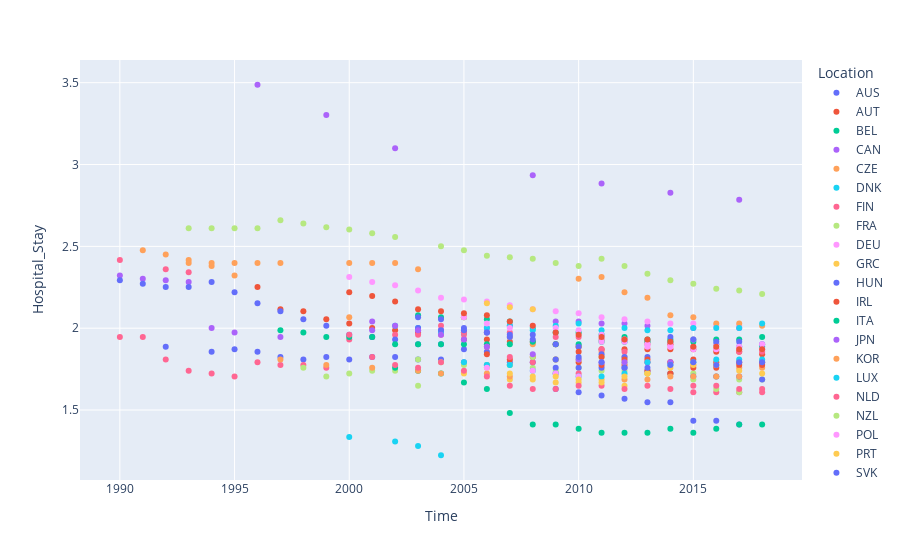

Notebook code for this chart:
### Code cell
fig = px.scatter(df_hihs_log, x="Time", y="Hospital_Stay", color="Location", hover_data=['Time', "Location"])
fig.show()

### Figure 1 — Plotly figure (JSON) as saved in the notebook; plotly's stock layout.template omitted (floating-point values rounded to 4 significant figures)
{"data": [{"customdata": [["AUS"], ["AUS"], ["AUS"], ["AUS"], ["AUS"], ["AUS"], ["AUS"], ["AUS"], ["AUS"], ["AUS"], ["AUS"], ["AUS"], ["AUS"], ["AUS"], ["AUS"], ["AUS"], ["AUS"], ["AUS"], ["AUS"], ["AUS"], ["AUS"], ["AUS"], ["AUS"]], "hovertemplate": "Location=%{customdata[0]}<br>Time=%{x}<br>Hospital_Stay=%{y}<extra></extra>", "legendgroup": "AUS", "marker": {"color": "#636efa", "symbol": "circle"}, "mode": "markers", "name": "AUS", "orientation": "v", "showlegend": true, "type": "scatter", "x": [1992, 1994, 1995, 1996, 1997, 1998, 1999, 2000, 2001, 2002, 2003, 2004, 2005, 2006, 2009, 2010, 2011, 2012, 2013, 2014, 2015, 2016, 2017], "xaxis": "x", "y": [1.887, 1.856, 1.872, 1.856, 1.825, 1.808, 1.825, 1.808, 1.825, 1.825, 1.808, 1.808, 1.792, 1.775, 1.629, 1.609, 1.589, 1.569, 1.548, 1.548, 1.435, 1.435, 1.411], "yaxis": "y"}, {"customdata": [["AUT"], ["AUT"], ["AUT"], ["AUT"], ["AUT"], ["AUT"], ["AUT"], ["AUT"], ["AUT"], ["AUT"], ["AUT"], ["AUT"], ["AUT"], ["AUT"], ["AUT"], ["AUT"], ["AUT"], ["AUT"], ["AUT"], ["AUT"], ["AUT"], ["AUT"], ["AUT"]], "hovertemplate": "Location=%{customdata[0]}<br>Time=%{x}<br>Hospital_Stay=%{y}<extra></extra>", "legendgroup": "AUT", "marker": {"color": "#EF553B", "symbol": "circle"}, "mode": "markers", "name": "AUT", "orientation": "v", "showlegend": true, "type": "scatter", "x": [1996, 1997, 1998, 1999, 2000, 2001, 2002, 2003, 2004, 2005, 2006, 2007, 2008, 2009, 2010, 2011, 2012, 2013, 2014, 2015, 2016, 2017, 2018], "xaxis": "x", "y": [2.251, 2.116, 2.104, 2.054, 2.028, 2.001, 1.988, 1.974, 1.974, 1.932, 1.932, 1.917, 1.917, 1.902, 1.887, 1.872, 1.872, 1.872, 1.872, 1.872, 1.856, 1.856, 1.841], "yaxis": "y"}, {"customdata": [["BEL"], ["BEL"], ["BEL"], ["BEL"], ["BEL"], ["BEL"], ["BEL"], ["BEL"], ["BEL"], ["BEL"], ["BEL"], ["BEL"], ["BEL"], ["BEL"], ["BEL"], ["BEL"]], "hovertemplate": "Location=%{customdata[0]}<br>Time=%{x}<br>Hospital_Stay=%{y}<extra></extra>", "legendgroup": "BEL", "marker": {"color": "#00cc96", "symbol": "circle"}, "mode": "markers", "name": "BEL", "orientation": "v", "showlegend": true, "type": "scatter", "x": [2003, 2004, 2005, 2006, 2007, 2008, 2009, 2010, 2011, 2012, 2013, 2014, 2015, 2016, 2017, 2018], "xaxis": "x", "y": [2.079, 2.067, 2.067, 2.054, 2.041, 2.001, 1.974, 1.974, 1.96, 1.946, 1.932, 1.932, 1.917, 1.902, 1.887, 1.887], "yaxis": "y"}, {"customdata": [["CAN"], ["CAN"], ["CAN"], ["CAN"], ["CAN"], ["CAN"], ["CAN"], ["CAN"], ["CAN"], ["CAN"], ["CAN"], ["CAN"], ["CAN"], ["CAN"], ["CAN"], ["CAN"], ["CAN"], ["CAN"], ["CAN"], ["CAN"]], "hovertemplate": "Location=%{customdata[0]}<br>Time=%{x}<br>Hospital_Stay=%{y}<extra></extra>", "legendgroup": "CAN", "marker": {"color": "#ab63fa", "symbol": "circle"}, "mode": "markers", "name": "CAN", "orientation": "v", "showlegend": true, "type": "scatter", "x": [1990, 1991, 1992, 1993, 1994, 1995, 1997, 2001, 2003, 2004, 2005, 2006, 2007, 2009, 2010, 2011, 2012, 2013, 2015, 2017], "xaxis": "x", "y": [2.322, 2.303, 2.293, 2.282, 2.001, 1.974, 1.946, 1.988, 1.988, 1.988, 1.974, 2.001, 2.015, 2.041, 2.041, 2.028, 2.028, 2.015, 2.001, 2.001], "yaxis": "y"}, {"customdata": [["CZE"], ["CZE"], ["CZE"], ["CZE"], ["CZE"], ["CZE"], ["CZE"], ["CZE"], ["CZE"], ["CZE"], ["CZE"], ["CZE"], ["CZE"], ["CZE"], ["CZE"], ["CZE"], ["CZE"], ["CZE"], ["CZE"]], "hovertemplate": "Location=%{customdata[0]}<br>Time=%{x}<br>Hospital_Stay=%{y}<extra></extra>", "legendgroup": "CZE", "marker": {"color": "#FFA15A", "symbol": "circle"}, "mode": "markers", "name": "CZE", "orientation": "v", "showlegend": true, "type": "scatter", "x": [1991, 1992, 1993, 1994, 1995, 2000, 2005, 2007, 2008, 2009, 2010, 2011, 2012, 2013, 2014, 2015, 2016, 2017, 2018], "xaxis": "x", "y": [2.477, 2.451, 2.416, 2.38, 2.322, 2.067, 2.067, 1.946, 1.902, 1.902, 1.887, 1.856, 1.825, 1.792, 1.792, 1.775, 1.775, 1.758, 1.758], "yaxis": "y"}, {"customdata": [["DNK"], ["DNK"], ["DNK"], ["DNK"]], "hovertemplate": "Location=%{customdata[0]}<br>Time=%{x}<br>Hospital_Stay=%{y}<extra></extra>", "legendgroup": "DNK", "marker": {"color": "#19d3f3", "symbol": "circle"}, "mode": "markers", "name": "DNK", "orientation": "v", "showlegend": true, "type": "scatter", "x": [2000, 2002, 2003, 2004], "xaxis": "x", "y": [1.335, 1.308, 1.281, 1.224], "yaxis": "y"}, {"customdata": [["FIN"], ["FIN"], ["FIN"], ["FIN"], ["FIN"], ["FIN"], ["FIN"], ["FIN"], ["FIN"], ["FIN"], ["FIN"], ["FIN"], ["FIN"], ["FIN"], ["FIN"], ["FIN"], ["FIN"], ["FIN"], ["FIN"], ["FIN"], ["FIN"], ["FIN"], ["FIN"], ["FIN"], ["FIN"], ["FIN"], ["FIN"], ["FIN"]], "hovertemplate": "Location=%{customdata[0]}<br>Time=%{x}<br>Hospital_Stay=%{y}<extra></extra>", "legendgroup": "FIN", "marker": {"color": "#FF6692", "symbol": "circle"}, "mode": "markers", "name": "FIN", "orientation": "v", "showlegend": true, "type": "scatter", "x": [1990, 1991, 1992, 1993, 1994, 1995, 1996, 1997, 1998, 1999, 2000, 2001, 2002, 2003, 2004, 2005, 2006, 2007, 2009, 2010, 2011, 2012, 2013, 2014, 2015, 2016, 2017, 2018], "xaxis": "x", "y": [1.946, 1.946, 1.808, 1.74, 1.723, 1.705, 1.792, 1.775, 1.775, 1.758, 1.932, 1.946, 1.96, 1.96, 1.96, 1.96, 1.974, 1.974, 1.946, 1.946, 1.932, 1.932, 1.917, 1.902, 1.887, 1.872, 1.856, 1.856], "yaxis": "y"}, {"customdata": [["FRA"], ["FRA"], ["FRA"], ["FRA"], ["FRA"], ["FRA"], ["FRA"], ["FRA"], ["FRA"], ["FRA"], ["FRA"], ["FRA"], ["FRA"], ["FRA"], ["FRA"], ["FRA"], ["FRA"], ["FRA"], ["FRA"], ["FRA"], ["FRA"]], "hovertemplate": "Location=%{customdata[0]}<br>Time=%{x}<br>Hospital_Stay=%{y}<extra></extra>", "legendgroup": "FRA", "marker": {"color": "#B6E880", "symbol": "circle"}, "mode": "markers", "name": "FRA", "orientation": "v", "showlegend": true, "type": "scatter", "x": [1998, 1999, 2000, 2001, 2002, 2003, 2004, 2005, 2006, 2007, 2008, 2009, 2010, 2011, 2012, 2013, 2014, 2015, 2016, 2017, 2018], "xaxis": "x", "y": [1.758, 1.705, 1.723, 1.74, 1.74, 1.808, 1.792, 1.775, 1.775, 1.775, 1.758, 1.74, 1.758, 1.74, 1.74, 1.723, 1.723, 1.723, 1.705, 1.686, 1.686], "yaxis": "y"}, {"customdata": [["DEU"], ["DEU"], ["DEU"], ["DEU"], ["DEU"], ["DEU"], ["DEU"], ["DEU"], ["DEU"], ["DEU"], ["DEU"], ["DEU"], ["DEU"], ["DEU"], ["DEU"], ["DEU"], ["DEU"], ["DEU"]], "hovertemplate": "Location=%{customdata[0]}<br>Time=%{x}<br>Hospital_Stay=%{y}<extra></extra>", "legendgroup": "DEU", "marker": {"color": "#FF97FF", "symbol": "circle"}, "mode": "markers", "name": "DEU", "orientation": "v", "showlegend": true, "type": "scatter", "x": [2000, 2001, 2002, 2003, 2004, 2005, 2006, 2007, 2008, 2009, 2010, 2011, 2012, 2013, 2014, 2015, 2016, 2017], "xaxis": "x", "y": [2.313, 2.282, 2.262, 2.23, 2.186, 2.175, 2.163, 2.14, 2.116, 2.104, 2.092, 2.067, 2.054, 2.041, 2.028, 2.028, 2.015, 2.015], "yaxis": "y"}, {"customdata": [["GRC"], ["GRC"], ["GRC"], ["GRC"], ["GRC"], ["GRC"], ["GRC"], ["GRC"], ["GRC"], ["GRC"]], "hovertemplate": "Location=%{customdata[0]}<br>Time=%{x}<br>Hospital_Stay=%{y}<extra></extra>", "legendgroup": "GRC", "marker": {"color": "#FECB52", "symbol": "circle"}, "mode": "markers", "name": "GRC", "orientation": "v", "showlegend": true, "type": "scatter", "x": [2005, 2006, 2007, 2008, 2009, 2010, 2011, 2012, 2013, 2014], "xaxis": "x", "y": [1.723, 1.758, 1.686, 1.686, 1.668, 1.668, 1.686, 1.649, 1.723, 1.723], "yaxis": "y"}, {"customdata": [["HUN"], ["HUN"], ["HUN"], ["HUN"], ["HUN"], ["HUN"], ["HUN"], ["HUN"], ["HUN"], ["HUN"], ["HUN"], ["HUN"], ["HUN"], ["HUN"], ["HUN"], ["HUN"], ["HUN"], ["HUN"], ["HUN"], ["HUN"], ["HUN"], ["HUN"], ["HUN"], ["HUN"], ["HUN"], ["HUN"], ["HUN"], ["HUN"], ["HUN"]], "hovertemplate": "Location=%{customdata[0]}<br>Time=%{x}<br>Hospital_Stay=%{y}<extra></extra>", "legendgroup": "HUN", "marker": {"color": "#636efa", "symbol": "circle"}, "mode": "markers", "name": "HUN", "orientation": "v", "showlegend": true, "type": "scatter", "x": [1990, 1991, 1992, 1993, 1994, 1995, 1996, 1997, 1998, 1999, 2000, 2001, 2002, 2003, 2004, 2005, 2006, 2007, 2008, 2009, 2010, 2011, 2012, 2013, 2014, 2015, 2016, 2017, 2018], "xaxis": "x", "y": [2.293, 2.272, 2.251, 2.251, 2.282, 2.219, 2.152, 2.104, 2.054, 2.015, 1.96, 1.946, 1.932, 1.902, 1.902, 1.872, 1.856, 1.792, 1.792, 1.758, 1.758, 1.758, 1.758, 1.74, 1.723, 1.705, 1.705, 1.705, 1.686], "yaxis": "y"}, {"customdata": [["IRL"], ["IRL"], ["IRL"], ["IRL"], ["IRL"], ["IRL"], ["IRL"], ["IRL"], ["IRL"], ["IRL"], ["IRL"], ["IRL"], ["IRL"]], "hovertemplate": "Location=%{customdata[0]}<br>Time=%{x}<br>Hospital_Stay=%{y}<extra></extra>", "legendgroup": "IRL", "marker": {"color": "#EF553B", "symbol": "circle"}, "mode": "markers", "name": "IRL", "orientation": "v", "showlegend": true, "type": "scatter", "x": [2006, 2007, 2008, 2009, 2010, 2011, 2012, 2013, 2014, 2015, 2016, 2017, 2018], "xaxis": "x", "y": [1.841, 1.808, 1.825, 1.808, 1.792, 1.775, 1.775, 1.74, 1.723, 1.758, 1.758, 1.775, 1.775], "yaxis": "y"}, {"customdata": [["ITA"], ["ITA"], ["ITA"], ["ITA"], ["ITA"], ["ITA"], ["ITA"], ["ITA"], ["ITA"], ["ITA"], ["ITA"], ["ITA"], ["ITA"], ["ITA"], ["ITA"], ["ITA"], ["ITA"], ["ITA"], ["ITA"], ["ITA"], ["ITA"], ["ITA"]], "hovertemplate": "Location=%{customdata[0]}<br>Time=%{x}<br>Hospital_Stay=%{y}<extra></extra>", "legendgroup": "ITA", "marker": {"color": "#00cc96", "symbol": "circle"}, "mode": "markers", "name": "ITA", "orientation": "v", "showlegend": true, "type": "scatter", "x": [1997, 1998, 1999, 2000, 2001, 2002, 2003, 2004, 2005, 2006, 2007, 2008, 2009, 2010, 2011, 2012, 2013, 2014, 2015, 2016, 2017, 2018], "xaxis": "x", "y": [1.988, 1.974, 1.946, 1.946, 1.946, 1.902, 1.902, 1.902, 1.902, 1.902, 1.902, 1.917, 1.902, 1.902, 1.917, 1.917, 1.917, 1.917, 1.932, 1.932, 1.932, 1.946], "yaxis": "y"}, {"customdata": [["JPN"], ["JPN"], ["JPN"], ["JPN"], ["JPN"], ["JPN"], ["JPN"]], "hovertemplate": "Location=%{customdata[0]}<br>Time=%{x}<br>Hospital_Stay=%{y}<extra></extra>", "legendgroup": "JPN", "marker": {"color": "#ab63fa", "symbol": "circle"}, "mode": "markers", "name": "JPN", "orientation": "v", "showlegend": true, "type": "scatter", "x": [1996, 1999, 2002, 2008, 2011, 2014, 2017], "xaxis": "x", "y": [3.487, 3.303, 3.1, 2.934, 2.885, 2.827, 2.785], "yaxis": "y"}, {"customdata": [["KOR"], ["KOR"], ["KOR"], ["KOR"], ["KOR"], ["KOR"], ["KOR"], ["KOR"], ["KOR"], ["KOR"], ["KOR"], ["KOR"], ["KOR"], ["KOR"], ["KOR"], ["KOR"], ["KOR"], ["KOR"]], "hovertemplate": "Location=%{customdata[0]}<br>Time=%{x}<br>Hospital_Stay=%{y}<extra></extra>", "legendgroup": "KOR", "marker": {"color": "#FFA15A", "symbol": "circle"}, "mode": "markers", "name": "KOR", "orientation": "v", "showlegend": true, "type": "scatter", "x": [1993, 1994, 1995, 1996, 1997, 2000, 2001, 2002, 2003, 2010, 2011, 2012, 2013, 2014, 2015, 2016, 2017, 2018], "xaxis": "x", "y": [2.398, 2.398, 2.398, 2.398, 2.398, 2.398, 2.398, 2.398, 2.361, 2.303, 2.313, 2.219, 2.186, 2.079, 2.067, 2.028, 2.028, 2.015], "yaxis": "y"}, {"customdata": [["LUX"], ["LUX"], ["LUX"], ["LUX"], ["LUX"], ["LUX"], ["LUX"], ["LUX"], ["LUX"], ["LUX"], ["LUX"], ["LUX"], ["LUX"], ["LUX"], ["LUX"], ["LUX"], ["LUX"]], "hovertemplate": "Location=%{customdata[0]}<br>Time=%{x}<br>Hospital_Stay=%{y}<extra></extra>", "legendgroup": "LUX", "marker": {"color": "#19d3f3", "symbol": "circle"}, "mode": "markers", "name": "LUX", "orientation": "v", "showlegend": true, "type": "scatter", "x": [2002, 2003, 2004, 2005, 2006, 2007, 2008, 2009, 2010, 2011, 2012, 2013, 2014, 2015, 2016, 2017, 2018], "xaxis": "x", "y": [2.015, 2.001, 1.974, 1.974, 2.001, 2.015, 1.988, 2.015, 2.028, 1.988, 2.001, 1.988, 1.988, 2.001, 2.001, 2.001, 2.028], "yaxis": "y"}, {"customdata": [["NLD"], ["NLD"], ["NLD"], ["NLD"], ["NLD"], ["NLD"], ["NLD"], ["NLD"], ["NLD"], ["NLD"], ["NLD"], ["NLD"], ["NLD"], ["NLD"], ["NLD"], ["NLD"], ["NLD"], ["NLD"]], "hovertemplate": "Location=%{customdata[0]}<br>Time=%{x}<br>Hospital_Stay=%{y}<extra></extra>", "legendgroup": "NLD", "marker": {"color": "#FF6692", "symbol": "circle"}, "mode": "markers", "name": "NLD", "orientation": "v", "showlegend": true, "type": "scatter", "x": [1990, 1992, 1993, 2004, 2005, 2006, 2007, 2008, 2009, 2010, 2011, 2012, 2013, 2014, 2015, 2016, 2017, 2018], "xaxis": "x", "y": [2.416, 2.361, 2.342, 2.015, 1.974, 1.887, 1.825, 1.792, 1.723, 1.723, 1.872, 1.856, 1.902, 1.902, 1.609, 1.609, 1.609, 1.629], "yaxis": "y"}, {"customdata": [["NZL"], ["NZL"], ["NZL"], ["NZL"], ["NZL"], ["NZL"], ["NZL"], ["NZL"], ["NZL"], ["NZL"], ["NZL"]], "hovertemplate": "Location=%{customdata[0]}<br>Time=%{x}<br>Hospital_Stay=%{y}<extra></extra>", "legendgroup": "NZL", "marker": {"color": "#B6E880", "symbol": "circle"}, "mode": "markers", "name": "NZL", "orientation": "v", "showlegend": true, "type": "scatter", "x": [2003, 2007, 2008, 2009, 2010, 2011, 2012, 2013, 2015, 2016, 2017], "xaxis": "x", "y": [1.649, 1.775, 1.825, 1.808, 1.808, 1.825, 1.792, 1.723, 1.686, 1.629, 1.609], "yaxis": "y"}, {"customdata": [["POL"], ["POL"], ["POL"], ["POL"], ["POL"], ["POL"], ["POL"], ["POL"], ["POL"], ["POL"], ["POL"], ["POL"], ["POL"], ["POL"]], "hovertemplate": "Location=%{customdata[0]}<br>Time=%{x}<br>Hospital_Stay=%{y}<extra></extra>", "legendgroup": "POL", "marker": {"color": "#FF97FF", "symbol": "circle"}, "mode": "markers", "name": "POL", "orientation": "v", "showlegend": true, "type": "scatter", "x": [2005, 2006, 2007, 2008, 2009, 2010, 2011, 2012, 2013, 2014, 2015, 2016, 2017, 2018], "xaxis": "x", "y": [2.067, 2.028, 2.001, 2.015, 2.001, 1.988, 1.96, 1.917, 1.902, 1.887, 1.932, 1.902, 1.887, 1.872], "yaxis": "y"}, {"customdata": [["PRT"], ["PRT"], ["PRT"]], "hovertemplate": "Location=%{customdata[0]}<br>Time=%{x}<br>Hospital_Stay=%{y}<extra></extra>", "legendgroup": "PRT", "marker": {"color": "#FECB52", "symbol": "circle"}, "mode": "markers", "name": "PRT", "orientation": "v", "showlegend": true, "type": "scatter", "x": [2006, 2007, 2008], "xaxis": "x", "y": [2.152, 2.128, 2.116], "yaxis": "y"}, {"customdata": [["SVK"], ["SVK"], ["SVK"], ["SVK"], ["SVK"], ["SVK"], ["SVK"], ["SVK"], ["SVK"], ["SVK"], ["SVK"], ["SVK"], ["SVK"], ["SVK"], ["SVK"], ["SVK"]], "hovertemplate": "Location=%{customdata[0]}<br>Time=%{x}<br>Hospital_Stay=%{y}<extra></extra>", "legendgroup": "SVK", "marker": {"color": "#636efa", "symbol": "circle"}, "mode": "markers", "name": "SVK", "orientation": "v", "showlegend": true, "type": "scatter", "x": [2003, 2004, 2005, 2006, 2007, 2008, 2009, 2010, 2011, 2012, 2013, 2014, 2015, 2016, 2017, 2018], "xaxis": "x", "y": [2.001, 1.988, 1.988, 1.974, 1.946, 1.932, 1.902, 1.887, 1.841, 1.825, 1.825, 1.946, 1.932, 1.917, 1.917, 1.902], "yaxis": "y"}, {"customdata": [["ESP"], ["ESP"], ["ESP"], ["ESP"], ["ESP"], ["ESP"], ["ESP"], ["ESP"], ["ESP"]], "hovertemplate": "Location=%{customdata[0]}<br>Time=%{x}<br>Hospital_Stay=%{y}<extra></extra>", "legendgroup": "ESP", "marker": {"color": "#EF553B", "symbol": "circle"}, "mode": "markers", "name": "ESP", "orientation": "v", "showlegend": true, "type": "scatter", "x": [2010, 2011, 2012, 2013, 2014, 2015, 2016, 2017, 2018], "xaxis": "x", "y": [1.856, 1.825, 1.808, 1.808, 1.792, 1.808, 1.792, 1.792, 1.792], "yaxis": "y"}, {"customdata": [["TUR"], ["TUR"], ["TUR"], ["TUR"], ["TUR"], ["TUR"], ["TUR"], ["TUR"], ["TUR"], ["TUR"], ["TUR"], ["TUR"], ["TUR"], ["TUR"], ["TUR"], ["TUR"], ["TUR"]], "hovertemplate": "Location=%{customdata[0]}<br>Time=%{x}<br>Hospital_Stay=%{y}<extra></extra>", "legendgroup": "TUR", "marker": {"color": "#00cc96", "symbol": "circle"}, "mode": "markers", "name": "TUR", "orientation": "v", "showlegend": true, "type": "scatter", "x": [2002, 2003, 2004, 2005, 2006, 2007, 2008, 2009, 2010, 2011, 2012, 2013, 2014, 2015, 2016, 2017, 2018], "xaxis": "x", "y": [1.758, 1.74, 1.723, 1.668, 1.629, 1.482, 1.411, 1.411, 1.386, 1.361, 1.361, 1.361, 1.386, 1.361, 1.386, 1.411, 1.411], "yaxis": "y"}, {"customdata": [["GBR"], ["GBR"], ["GBR"], ["GBR"], ["GBR"], ["GBR"], ["GBR"], ["GBR"], ["GBR"], ["GBR"], ["GBR"], ["GBR"]], "hovertemplate": "Location=%{customdata[0]}<br>Time=%{x}<br>Hospital_Stay=%{y}<extra></extra>", "legendgroup": "GBR", "marker": {"color": "#ab63fa", "symbol": "circle"}, "mode": "markers", "name": "GBR", "orientation": "v", "showlegend": true, "type": "scatter", "x": [2001, 2002, 2003, 2004, 2005, 2006, 2008, 2010, 2011, 2012, 2013, 2014], "xaxis": "x", "y": [2.041, 2.015, 1.988, 1.96, 1.932, 1.887, 1.841, 1.808, 1.792, 1.792, 1.792, 1.792], "yaxis": "y"}, {"customdata": [["USA"], ["USA"], ["USA"], ["USA"], ["USA"], ["USA"], ["USA"], ["USA"], ["USA"], ["USA"], ["USA"], ["USA"], ["USA"]], "hovertemplate": "Location=%{customdata[0]}<br>Time=%{x}<br>Hospital_Stay=%{y}<extra></extra>", "legendgroup": "USA", "marker": {"color": "#FFA15A", "symbol": "circle"}, "mode": "markers", "name": "USA", "orientation": "v", "showlegend": true, "type": "scatter", "x": [1997, 1999, 2001, 2003, 2004, 2006, 2007, 2012, 2013, 2014, 2015, 2016, 2017], "xaxis": "x", "y": [1.808, 1.775, 1.758, 1.74, 1.723, 1.723, 1.705, 1.686, 1.686, 1.705, 1.705, 1.705, 1.705], "yaxis": "y"}, {"customdata": [["EST"], ["EST"], ["EST"], ["EST"], ["EST"], ["EST"], ["EST"], ["EST"], ["EST"], ["EST"], ["EST"], ["EST"], ["EST"], ["EST"]], "hovertemplate": "Location=%{customdata[0]}<br>Time=%{x}<br>Hospital_Stay=%{y}<extra></extra>", "legendgroup": "EST", "marker": {"color": "#19d3f3", "symbol": "circle"}, "mode": "markers", "name": "EST", "orientation": "v", "showlegend": true, "type": "scatter", "x": [2005, 2006, 2007, 2008, 2009, 2010, 2011, 2012, 2013, 2014, 2015, 2016, 2017, 2018], "xaxis": "x", "y": [1.792, 1.775, 1.775, 1.74, 1.723, 1.705, 1.705, 1.723, 1.792, 1.775, 1.792, 1.808, 1.808, 1.808], "yaxis": "y"}, {"customdata": [["ISR"], ["ISR"], ["ISR"], ["ISR"], ["ISR"], ["ISR"], ["ISR"], ["ISR"], ["ISR"], ["ISR"], ["ISR"], ["ISR"], ["ISR"], ["ISR"], ["ISR"], ["ISR"], ["ISR"], ["ISR"], ["ISR"]], "hovertemplate": "Location=%{customdata[0]}<br>Time=%{x}<br>Hospital_Stay=%{y}<extra></extra>", "legendgroup": "ISR", "marker": {"color": "#FF6692", "symbol": "circle"}, "mode": "markers", "name": "ISR", "orientation": "v", "showlegend": true, "type": "scatter", "x": [2000, 2001, 2002, 2003, 2004, 2005, 2006, 2007, 2008, 2009, 2010, 2011, 2012, 2013, 2014, 2015, 2016, 2017, 2018], "xaxis": "x", "y": [1.96, 1.825, 1.775, 1.758, 1.792, 1.74, 1.705, 1.649, 1.629, 1.629, 1.649, 1.649, 1.629, 1.649, 1.629, 1.649, 1.649, 1.629, 1.609], "yaxis": "y"}, {"customdata": [["RUS"], ["RUS"], ["RUS"], ["RUS"], ["RUS"], ["RUS"], ["RUS"], ["RUS"], ["RUS"], ["RUS"], ["RUS"], ["RUS"], ["RUS"], ["RUS"], ["RUS"], ["RUS"], ["RUS"], ["RUS"], ["RUS"], ["RUS"], ["RUS"], ["RUS"], ["RUS"], ["RUS"], ["RUS"]], "hovertemplate": "Location=%{customdata[0]}<br>Time=%{x}<br>Hospital_Stay=%{y}<extra></extra>", "legendgroup": "RUS", "marker": {"color": "#B6E880", "symbol": "circle"}, "mode": "markers", "name": "RUS", "orientation": "v", "showlegend": true, "type": "scatter", "x": [1993, 1994, 1995, 1996, 1997, 1998, 1999, 2000, 2001, 2002, 2004, 2005, 2006, 2007, 2008, 2009, 2010, 2011, 2012, 2013, 2014, 2015, 2016, 2017, 2018], "xaxis": "x", "y": [2.61, 2.61, 2.61, 2.61, 2.66, 2.639, 2.617, 2.603, 2.58, 2.557, 2.501, 2.477, 2.442, 2.434, 2.425, 2.398, 2.38, 2.425, 2.38, 2.332, 2.293, 2.272, 2.241, 2.23, 2.208], "yaxis": "y"}, {"customdata": [["SVN"], ["SVN"], ["SVN"], ["SVN"], ["SVN"], ["SVN"], ["SVN"], ["SVN"], ["SVN"], ["SVN"], ["SVN"], ["SVN"]], "hovertemplate": "Location=%{customdata[0]}<br>Time=%{x}<br>Hospital_Stay=%{y}<extra></extra>", "legendgroup": "SVN", "marker": {"color": "#FF97FF", "symbol": "circle"}, "mode": "markers", "name": "SVN", "orientation": "v", "showlegend": true, "type": "scatter", "x": [2006, 2008, 2009, 2010, 2011, 2012, 2013, 2014, 2015, 2016, 2017, 2018], "xaxis": "x", "y": [1.758, 1.74, 1.723, 1.705, 1.917, 1.932, 1.887, 1.887, 1.872, 1.872, 1.887, 1.902], "yaxis": "y"}, {"customdata": [["ISL"], ["ISL"], ["ISL"], ["ISL"], ["ISL"], ["ISL"], ["ISL"], ["ISL"], ["ISL"], ["ISL"], ["ISL"], ["ISL"]], "hovertemplate": "Location=%{customdata[0]}<br>Time=%{x}<br>Hospital_Stay=%{y}<extra></extra>", "legendgroup": "ISL", "marker": {"color": "#FECB52", "symbol": "circle"}, "mode": "markers", "name": "ISL", "orientation": "v", "showlegend": true, "type": "scatter", "x": [2007, 2008, 2009, 2010, 2011, 2012, 2013, 2014, 2015, 2016, 2017, 2018], "xaxis": "x", "y": [1.723, 1.705, 1.705, 1.686, 1.668, 1.705, 1.723, 1.758, 1.775, 1.775, 1.74, 1.723], "yaxis": "y"}, {"customdata": [["LVA"], ["LVA"], ["LVA"], ["LVA"], ["LVA"], ["LVA"], ["LVA"], ["LVA"], ["LVA"], ["LVA"], ["LVA"], ["LVA"], ["LVA"], ["LVA"], ["LVA"], ["LVA"]], "hovertemplate": "Location=%{customdata[0]}<br>Time=%{x}<br>Hospital_Stay=%{y}<extra></extra>", "legendgroup": "LVA", "marker": {"color": "#636efa", "symbol": "circle"}, "mode": "markers", "name": "LVA", "orientation": "v", "showlegend": true, "type": "scatter", "x": [2003, 2004, 2005, 2006, 2007, 2008, 2009, 2010, 2011, 2012, 2013, 2014, 2015, 2016, 2017, 2018], "xaxis": "x", "y": [2.067, 2.054, 2.001, 1.974, 1.96, 1.96, 1.808, 1.825, 1.792, 1.758, 1.758, 1.775, 1.792, 1.775, 1.792, 1.792], "yaxis": "y"}, {"customdata": [["LTU"], ["LTU"], ["LTU"], ["LTU"], ["LTU"], ["LTU"], ["LTU"], ["LTU"], ["LTU"], ["LTU"], ["LTU"], ["LTU"], ["LTU"], ["LTU"], ["LTU"], ["LTU"], ["LTU"], ["LTU"], ["LTU"]], "hovertemplate": "Location=%{customdata[0]}<br>Time=%{x}<br>Hospital_Stay=%{y}<extra></extra>", "legendgroup": "LTU", "marker": {"color": "#EF553B", "symbol": "circle"}, "mode": "markers", "name": "LTU", "orientation": "v", "showlegend": true, "type": "scatter", "x": [2000, 2001, 2002, 2003, 2004, 2005, 2006, 2007, 2008, 2009, 2010, 2011, 2012, 2013, 2014, 2015, 2016, 2017, 2018], "xaxis": "x", "y": [2.219, 2.197, 2.163, 2.116, 2.104, 2.092, 2.079, 2.041, 2.015, 1.974, 1.96, 1.946, 1.932, 1.932, 1.917, 1.887, 1.887, 1.872, 1.872], "yaxis": "y"}], "layout": {"autosize": true, "legend": {"title": {"text": "Location"}, "tracegroupgap": 0}, "margin": {"t": 60}, "xaxis": {"anchor": "y", "autorange": true, "domain": [0, 1], "range": [1988.0, 2020.0], "title": {"text": "Time"}, "type": "linear"}, "yaxis": {"anchor": "x", "autorange": true, "domain": [0, 1], "range": [1.049, 3.663], "title": {"text": "Hospital_Stay"}, "type": "linear"}}}
